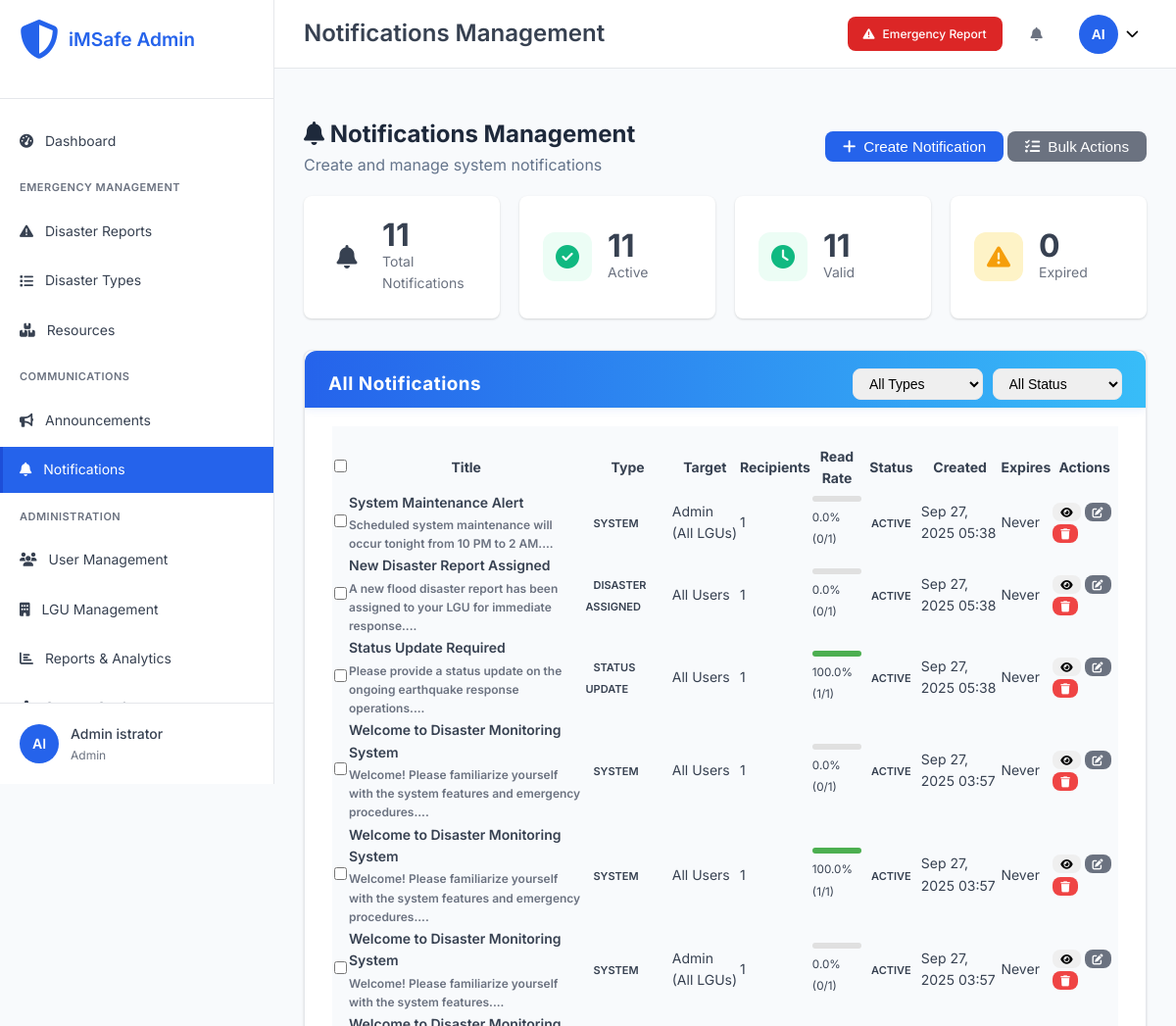
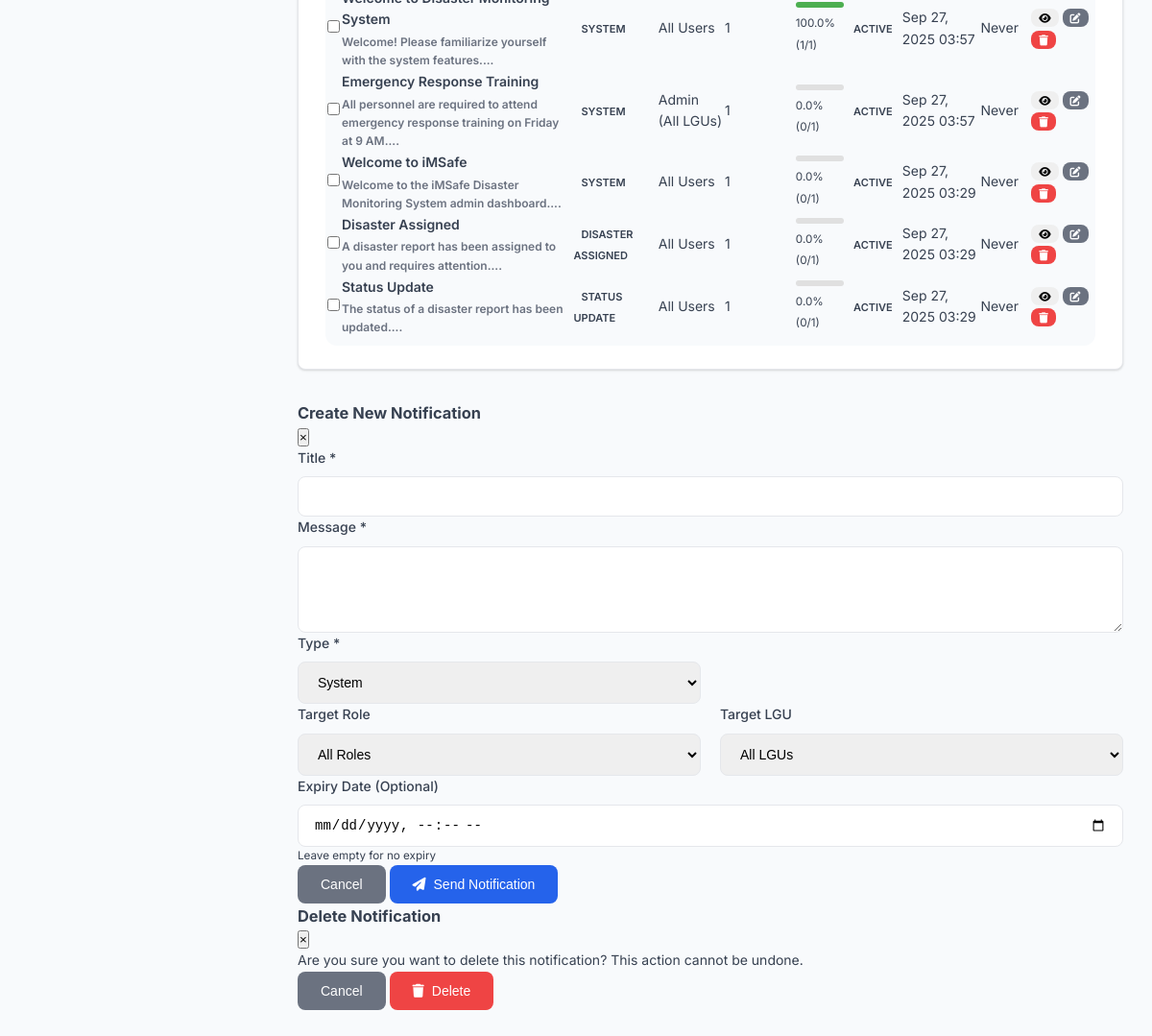
/admin/notifications.php (signed in), run on the app's committed database (2 pictures, top to bottom).
### tables this page shows
CREATE TABLE `notifications` (
  `notification_id` int(11) NOT NULL,
  `user_id` int(11) NOT NULL,
  `title` varchar(200) NOT NULL,
  `message` text NOT NULL,
  `type` enum('disaster_assigned','status_update','escalation','deadline_warning','system') NOT NULL,
  `related_id` int(11) DEFAULT NULL,
  `is_read` tinyint(1) DEFAULT 0,
  `created_at` timestamp NOT NULL DEFAULT current_timestamp(),
  `read_at` timestamp NULL DEFAULT NULL,
  `target_role` enum('admin','reporter') DEFAULT NULL,
  `target_lgu_id` int(11) DEFAULT NULL,
  `expires_at` timestamp NULL DEFAULT NULL,
  `is_active` tinyint(1) DEFAULT 1,
  `created_by` int(11) DEFAULT NULL
);

### admin/notifications.php (the view, shortened to what this page needs)
<?php
require_once '../config/database.php';
try {
    $stmt = $pdo->query("
        SELECT n.*,
               l.lgu_name,
               CONCAT(u.first_name, ' ', u.last_name) as created_by_name,
               (SELECT COUNT(*) FROM notifications n2 WHERE n2.notification_id = n.notification_id AND n2.is_read = 1) as read_count,
               (SELECT COUNT(*) FROM notifications n3 WHERE n3.notification_id = n.notification_id) as total_recipients
        FROM notifications n
        LEFT JOIN lgus l ON n.target_lgu_id = l.lgu_id
        LEFT JOIN users u ON n.created_by = u.user_id
        ORDER BY n.created_at DESC
    ");
    $notifications = $stmt->fetchAll();
    $stats_stmt = $pdo->query("
        SELECT
            COUNT(DISTINCT notification_id) as total_notifications,
            COUNT(CASE WHEN is_active = 1 THEN 1 END) as active_notifications,
            COUNT(CASE WHEN expires_at IS NULL OR expires_at > NOW() THEN 1 END) as valid_notifications,
            COUNT(CASE WHEN expires_at IS NOT NULL AND expires_at <= NOW() THEN 1 END) as expired_notifications
        FROM notifications
    ");
    $stats = $stats_stmt->fetch();
} catch (Exception $e) {
    error_log("Notifications fetch error: " . $e->getMessage());
    $notifications = [];
    $lgus = [];
    $stats = ['total_notifications' => 0, 'active_notifications' => 0, 'valid_notifications' => 0, 'expired_notifications' => 0];
}
include 'includes/header.php';
?>
<div class="page-header">
    <div class="page-title">
        <h2><i class="fas fa-bell"></i> Notifications Management</h2>
        <p>Create and manage system notifications</p>
    </div>
    <div class="page-actions">
        <button onclick="showCreateModal()" class="btn btn-primary">
            <i class="fas fa-plus"></i> Create Notification
        </button>
        <button onclick="showBulkActionsModal()" class="btn btn-secondary">
            <i class="fas fa-tasks"></i> Bulk Actions
        </button>
    </div>
</div>
<div class="stats-grid">
    <div class="stat-card">
        <div class="stat-icon primary">
            <i class="fas fa-bell"></i>
        </div>
        <div class="stat-content">
            <div class="stat-number"><?php echo $stats['total_notifications']; ?></div>
            <div class="stat-label">Total Notifications</div>
        </div>
    </div>
    <div class="stat-card">
        <div class="stat-icon success">
            <i class="fas fa-check-circle"></i>
        </div>
        <div class="stat-content">
            <div class="stat-number"><?php echo $stats['active_notifications']; ?></div>
            <div class="stat-label">Active</div>
        </div>
    </div>
    <div class="stat-card">
        <div class="stat-icon info">
            <i class="fas fa-clock"></i>
        </div>
        <div class="stat-content">
            <div class="stat-number"><?php echo $stats['valid_notifications']; ?></div>
            <div class="stat-label">Valid</div>
        </div>
    </div>
    <div class="stat-card">
        <div class="stat-icon warning">
            <i class="fas fa-exclamation-triangle"></i>
        </div>
        <div class="stat-content">
            <div class="stat-number"><?php echo $stats['expired_notifications']; ?></div>
            <div class="stat-label">Expired</div>
        </div>
    </div>
</div>
<div class="dashboard-card">
    <div class="card-header">
        <h3>All Notifications</h3>
        <div class="filters">
            <select id="typeFilter" onchange="filterNotifications()">
                <option value="">All Types</option>
            </select>
            <select id="statusFilter" onchange="filterNotifications()">
                <option value="">All Status</option>
            </select>
        </div>
    </div>
    <div class="card-content">
        <div class="table-container">
            <table id="notificationsTable">
                <thead>
                    <tr>
                        <th><input type="checkbox" id="selectAll" onchange="toggleAllCheckboxes()"></th>
                        <th>Title</th>
                        <th>Type</th>
                        <th>Target</th>
                        <th>Recipients</th>
                        <th>Read Rate</th>
                        <th>Status</th>
                        <th>Created</th>
                        <th>Expires</th>
                        <th>Actions</th>
                    </tr>
                </thead>
                <tbody>
                    <?php foreach ($notifications as $notification): ?>
                        <tr>
                            <td>
                                <input type="checkbox" class="notification-checkbox"
                                       value="<?php echo $notification['notification_id']; ?>">
                            </td>
                            <td>
                                <div class="notification-title">
                                    <?php echo htmlspecialchars($notification['title']); ?>
                                    <?php if ($notification['message']): ?>
                                        <div class="notification-preview">
                                            <?php echo htmlspecialchars(substr($notification['message'], 0, 100)) . '...'; ?>
                                        </div>
                                    <?php endif; ?>
                                </div>
                            </td>
                            <td>
                                <span class="type-badge type-<?php echo $notification['type']; ?>">
                                    <?php echo ucfirst(str_replace('_', ' ', $notification['type'])); ?>
                                </span>
                            </td>
                            <td>
                                <?php if ($notification['target_role'] && $notification['lgu_name']): ?>
                                    <?php echo ucfirst($notification['target_role']) . ' @ ' . $notification['lgu_name']; ?>
                                <?php elseif ($notification['target_role']): ?>
                                    <?php echo ucfirst($notification['target_role']) . ' (All LGUs)'; ?>
                                <?php elseif ($notification['lgu_name']): ?>
                                    <?php echo $notification['lgu_name'] . ' (All Roles)'; ?>
                                <?php else: ?>
                                    All Users
                                <?php endif; ?>
                            </td>
                            <td><?php echo $notification['total_recipients']; ?></td>
                            <td>
                                <?php
                                $read_rate = $notification['total_recipients'] > 0
                                    ? ($notification['read_count'] / $notification['total_recipients']) * 100
                                    : 0;
                                ?>
                                <div class="progress-bar">
                                    <div class="progress-fill" style="width: <?php echo $read_rate; ?>%"></div>
                                </div>
                                <small><?php echo number_format($read_rate, 1); ?>% (<?php echo $notification['read_count']; ?>/<?php echo $notification['total_recipients']; ?>)</small>
                            </td>
                            <td>
                                <?php
                                $is_expired = $notification['expires_at'] && strtotime($notification['expires_at']) <= time();
                                $status_class = $notification['is_active'] ? ($is_expired ? 'expired' : 'active') : 'inactive';
                                $status_text = $notification['is_active'] ? ($is_expired ? 'Expired' : 'Active') : 'Inactive';
                                ?>
                                <span class="status-badge status-<?php echo $status_class; ?>">
                                    <?php echo $status_text; ?>
                                </span>
                            </td>
                            <td><?php echo date('M d, Y H:i', strtotime($notification['created_at'])); ?></td>
                            <td>
                                <?php if ($notification['expires_at']): ?>
                                    <?php echo date('M d, Y H:i', strtotime($notification['expires_at'])); ?>
                                <?php else: ?>
                                    <span class="text-muted">Never</span>
                                <?php endif; ?>
                            </td>
                            <td>
                                <div class="action-buttons">
                                    <button onclick="viewNotification(<?php echo $notification['notification_id']; ?>)"
                                            class="btn btn-xs btn-info" title="View Details">
                                        <i class="fas fa-eye"></i>
                                    </button>
                                    <button onclick="editNotification(<?php echo $notification['notification_id']; ?>)"
                                            class="btn btn-xs btn-secondary" title="Edit">
                                        <i class="fas fa-edit"></i>
                                    </button>
                                    <button onclick="deleteNotification(<?php echo $notification['notification_id']; ?>)"
                                            class="btn btn-xs btn-danger" title="Delete">
                                        <i class="fas fa-trash"></i>
                                    </button>
                                </div>
                            </td>
                        </tr>
                    <?php endforeach; ?>
                </tbody>
            </table>
        </div>
    </div>
</div>
<div id="createNotificationModal" class="modal">
    <div class="modal-content modal-lg">
        <div class="modal-header">
            <h3>Create New Notification</h3>
            <button class="modal-close" onclick="closeCreateModal()">&times;</button>
        </div>
        <form method="POST" class="modal-form">
            <div class="form-group">
                <label for="title">Title *</label>
                <input type="text" name="title" id="title" required>
            </div>
            <div class="form-group">
                <label for="message">Message *</label>
                <textarea name="message" id="message" rows="4" required></textarea>
            </div>
            <div class="form-row">
                <div class="form-group">
                    <label for="type">Type *</label>
                    <select name="type" id="type" required>
                        <option value="system">System</option>
                    </select>
                </div>
            </div>
            <div class="form-row">
                <div class="form-group">
                    <label for="target_role">Target Role</label>
                    <select name="target_role" id="target_role">
                        <option value="all">All Roles</option>
                    </select>
                </div>
                <div class="form-group">
                    <label for="target_lgu_id">Target LGU</label>
                    <select name="target_lgu_id" id="target_lgu_id">
                        <option value="all">All LGUs</option>
                    </select>
                </div>
            </div>
            <div class="form-group">
                <label for="expires_at">Expiry Date (Optional)</label>
                <input type="datetime-local" name="expires_at" id="expires_at">
                <small class="form-help">Leave empty for no expiry</small>
            </div>
            <div class="form-actions">
                <button type="button" onclick="closeCreateModal()" class="btn btn-secondary">Cancel</button>
                <button type="submit" name="create_notification" class="btn btn-primary">
                    <i class="fas fa-paper-plane"></i> Send Notification
                </button>
            </div>
        </form>
    </div>
</div>
<div id="deleteModal" class="modal">
    <div class="modal-content">
        <div class="modal-header">
            <h3>Delete Notification</h3>
            <button class="modal-close" onclick="closeDeleteModal()">&times;</button>
        </div>
        <form method="POST" class="modal-form">
            <p>Are you sure you want to delete this notification? This action cannot be undone.</p>
            <div class="form-actions">
                <button type="button" onclick="closeDeleteModal()" class="btn btn-secondary">Cancel</button>
                <button type="submit" name="delete_notification" class="btn btn-danger">
                    <i class="fas fa-trash"></i> Delete
                </button>
            </div>
        </form>
    </div>
</div>
<?php include 'includes/footer.php'; ?>

### data on the page
notifications: title "System Maintenance Alert", message "Scheduled system maintenance will occur tonight from 10 PM to 2 AM.", type "SYSTEM", target_role "Admin", total_recipients "1", read_rate "0.0", read_count "0", created_at "Sep 27, 2025 05:38", shows "Never"
notifications: title "New Disaster Report Assigned", message "A new flood disaster report has been assigned to your LGU for immediate response.", type "DISASTER ASSIGNED", target_role "All Users", total_recipients "1", read_rate "0.0", read_count "0", created_at "Sep 27, 2025 05:38", shows "Never"
notifications: title "Status Update Required", message "Please provide a status update on the ongoing earthquake response operations.", type "STATUS UPDATE", shows "All Users", total_recipients "1", $read_rate 100 (drawn), read_rate "100.0", read_count "1", created_at "Sep 27, 2025 05:38", shows "Never"
notifications: title "Welcome to Disaster Monitoring System", message "Welcome! Please familiarize yourself with the system features and emergency procedures.", type "SYSTEM", shows "All Users", total_recipients "1", read_rate "0.0", read_count "0", created_at "Sep 27, 2025 03:57", shows "Never"
notifications: title "Welcome to Disaster Monitoring System", message "Welcome! Please familiarize yourself with the system features and emergency procedures.", type "SYSTEM", shows "All Users", total_recipients "1", $read_rate 100 (drawn), read_rate "100.0", read_count "1", created_at "Sep 27, 2025 03:57", shows "Never"
notifications: title "Welcome to Disaster Monitoring System", message "Welcome! Please familiarize yourself with the system features.", type "SYSTEM", target_role "Admin", total_recipients "1", read_rate "0.0", read_count "0", created_at "Sep 27, 2025 03:57", shows "Never"
notifications: title "Welcome to Disaster Monitoring System", message "Welcome! Please familiarize yourself with the system features.", type "SYSTEM", target_role "All Users", total_recipients "1", $read_rate 100 (drawn), read_rate "100.0", read_count "1", created_at "Sep 27, 2025 03:57", shows "Never"
notifications: title "Emergency Response Training", message "All personnel are required to attend emergency response training on Friday at 9 AM.", type "SYSTEM", target_role "Admin", total_recipients "1", read_rate "0.0", read_count "0", created_at "Sep 27, 2025 03:57", shows "Never"
notifications: title "Welcome to iMSafe", message "Welcome to the iMSafe Disaster Monitoring System admin dashboard.", type "SYSTEM", shows "All Users", total_recipients "1", read_rate "0.0", read_count "0", created_at "Sep 27, 2025 03:29", shows "Never"
notifications: title "Disaster Assigned", message "A disaster report has been assigned to you and requires attention.", type "DISASTER ASSIGNED", shows "All Users", total_recipients "1", read_rate "0.0", read_count "0", created_at "Sep 27, 2025 03:29", shows "Never"
notifications: title "Status Update", message "The status of a disaster report has been updated.", type "STATUS UPDATE", shows "All Users", total_recipients "1", read_rate "0.0", read_count "0", created_at "Sep 27, 2025 03:29", shows "Never"

### other printed values
getUserInitials() "AI"
getUserName() "Admin istrator"
str_replace('_', ' ', $_SESSION['role']) "Admin"
$page_title "Notifications Management"
$stats['total_notifications'] "11"
$stats['active_notifications'] "11"
$stats['valid_notifications'] "11"
$stats['expired_notifications'] "0"
